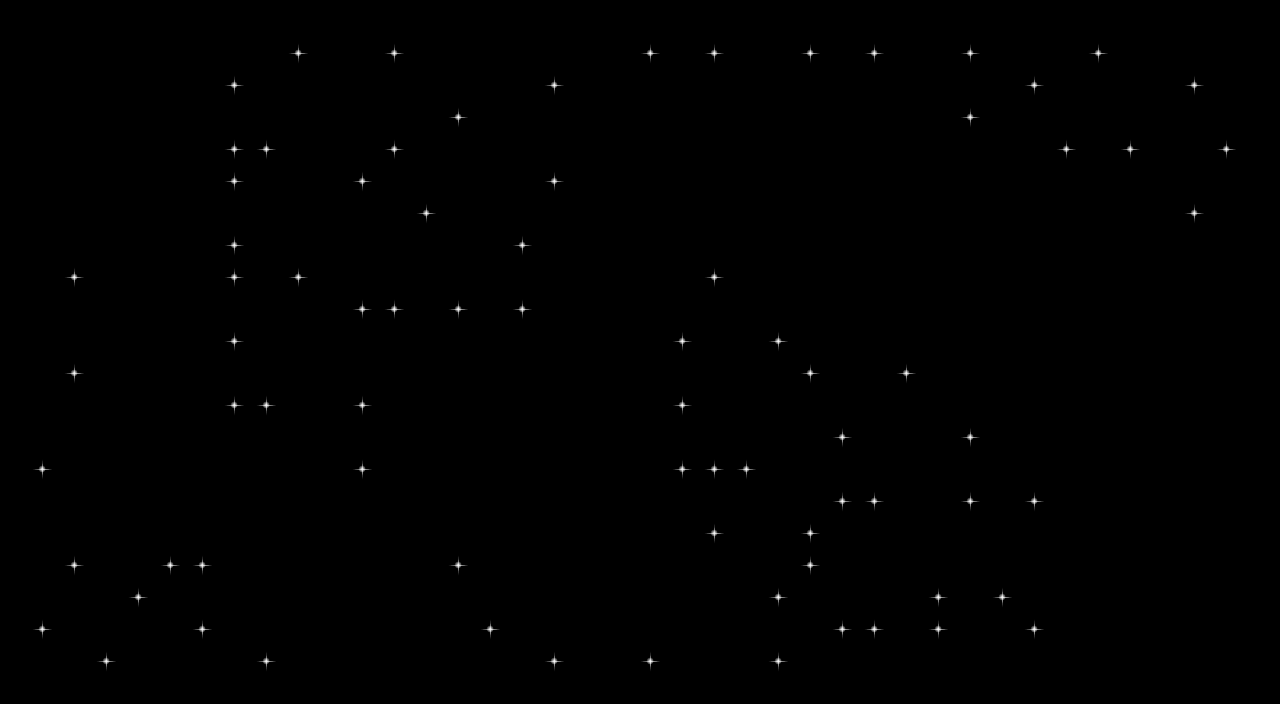

A level layout from a 2D game, rendered from its tile map. Below: a short description, then the map file with tile-grid data replaced by summaries:
An orthogonal 40x22 tile map with 32x32 px tiles, 5 tile layers (background, middleground1, middleground, middleground2, ...) and 90 objects.

<map version="1.0" orientation="orthogonal" renderorder="left-up" width="40" height="22" tilewidth="32" tileheight="32" nextobjectid="100">
 <tileset firstgid="1" name="tiles32" tilewidth="33" tileheight="33">
  <tile id="0">
   <image width="20" height="21" source="../Platformer/Base/Tiles32/particleStar.png" />
  </tile>
  <tile id="1">
   <image width="33" height="33" source="../Platformer/Base/Tree/black33.png" />
  </tile>
 </tileset>
 <layer name="background" width="40" height="22">
  <data>[880 cells, 880 non-empty, 1 distinct tile ids]</data>
 </layer>
 <layer name="middleground1" width="40" height="22">
  <data>[880 cells, 0 non-empty, 0 distinct tile ids]</data>
 </layer>
 <layer name="middleground" width="40" height="22">
  <data>[880 cells, 87 non-empty, 2 distinct tile ids]</data>
 </layer>
 <layer name="middleground2" width="40" height="22">
  <data>[880 cells, 0 non-empty, 0 distinct tile ids]</data>
 </layer>
 <layer name="foreground" width="40" height="22">
  <data>[880 cells, 0 non-empty, 0 distinct tile ids]</data>
 </layer>
 <objectgroup name="solid">
  <object id="4" x="24" y="105" width="73" height="14" />
  <object id="5" x="288" y="641" width="131" height="14" />
  <object id="6" x="522" y="554" width="120" height="16" />
  <object id="7" x="607" y="399" width="60" height="16" />
  <object id="8" x="702" y="209" width="95" height="15" />
  <object id="9" x="1143" y="638" width="116" height="26" />
 </objectgroup>
 <objectgroup name="wall" />
 <objectgroup name="teleport">
  <object id="98" x="46" y="31" width="39" height="25">
   <properties>
    <property name="start" value="true" />
   </properties>
  </object>
  <object id="99" x="1177" y="548" width="71" height="85">
   <properties>
    <property name="level" value="../Maps/hubworld.tmx" />
   </properties>
  </object>
 </objectgroup>
 <objectgroup name="objects" />
 <objectgroup name="death">
  <object id="1" x="1262" y="4" width="12" height="696" />
  <object id="2" x="2" y="2" width="12" height="698" />
  <object id="3" x="13" y="685" width="1248" height="13" />
  <object id="10" x="65" y="270" width="18" height="18" />
  <object id="11" x="65" y="365" width="18" height="18" />
  <object id="12" x="33" y="460" width="18" height="18" />
  <object id="13" x="65" y="557" width="18" height="18" />
  <object id="14" x="34" y="619" width="18" height="18" />
  <object id="15" x="98" y="653" width="18" height="18" />
  <object id="16" x="193" y="620" width="18" height="18" />
  <object id="17" x="129" y="589" width="18" height="18" />
  <object id="18" x="158" y="559" width="18" height="18" />
  <object id="19" x="193" y="559" width="18" height="18" />
  <object id="20" x="224" y="399" width="18" height="18" />
  <object id="21" x="258" y="397" width="18" height="18" />
  <object id="22" x="226" y="334" width="18" height="18" />
  <object id="23" x="225" y="269" width="18" height="18" />
  <object id="24" x="226" y="238" width="18" height="18" />
  <object id="25" x="225" y="173" width="18" height="18" />
  <object id="26" x="225" y="141" width="18" height="18" />
  <object id="27" x="258" y="140" width="18" height="18" />
  <object id="28" x="226" y="77" width="18" height="18" />
  <object id="29" x="290" y="46" width="18" height="18" />
  <object id="30" x="385" y="46" width="18" height="18" />
  <object id="31" x="450" y="111" width="18" height="18" />
  <object id="32" x="386" y="143" width="18" height="18" />
  <object id="33" x="353" y="171" width="18" height="18" />
  <object id="34" x="290" y="270" width="18" height="18" />
  <object id="35" x="356" y="302" width="18" height="18" />
  <object id="36" x="387" y="304" width="18" height="18" />
  <object id="37" x="418" y="206" width="18" height="18" />
  <object id="38" x="450" y="303" width="18" height="18" />
  <object id="39" x="513" y="302" width="18" height="18" />
  <object id="41" x="354" y="396" width="18" height="18" />
  <object id="42" x="354" y="462" width="18" height="18" />
  <object id="43" x="256" y="654" width="18" height="18" />
  <object id="44" x="449" y="558" width="18" height="18" />
  <object id="45" x="481" y="623" width="18" height="18" />
  <object id="46" x="544" y="654" width="18" height="18" />
  <object id="47" x="643" y="654" width="18" height="18" />
  <object id="48" x="770" y="590" width="18" height="18" />
  <object id="49" x="768" y="657" width="18" height="18" />
  <object id="50" x="706" y="527" width="18" height="18" />
  <object id="51" x="674" y="464" width="18" height="18" />
  <object id="52" x="706" y="462" width="18" height="18" />
  <object id="53" x="740" y="462" width="18" height="18" />
  <object id="54" x="675" y="399" width="18" height="18" />
  <object id="55" x="674" y="338" width="18" height="18" />
  <object id="56" x="704" y="272" width="18" height="18" />
  <object id="57" x="513" y="240" width="18" height="18" />
  <object id="58" x="548" y="175" width="18" height="18" />
  <object id="60" x="548" y="77" width="18" height="18" />
  <object id="61" x="641" y="44" width="18" height="18" />
  <object id="62" x="706" y="48" width="18" height="18" />
  <object id="63" x="804" y="47" width="18" height="18" />
  <object id="64" x="865" y="45" width="18" height="18" />
  <object id="66" x="961" y="110" width="18" height="18" />
  <object id="67" x="961" y="49" width="18" height="18" />
  <object id="68" x="1026" y="78" width="18" height="18" />
  <object id="69" x="1088" y="46" width="18" height="18" />
  <object id="70" x="1185" y="77" width="18" height="18" />
  <object id="71" x="1217" y="141" width="18" height="18" />
  <object id="72" x="1184" y="207" width="18" height="18" />
  <object id="73" x="1124" y="142" width="18" height="18" />
  <object id="74" x="1057" y="143" width="18" height="18" />
  <object id="77" x="766" y="332" width="18" height="18" />
  <object id="78" x="800" y="366" width="18" height="18" />
  <object id="79" x="897" y="364" width="18" height="18" />
  <object id="83" x="1025" y="496" width="18" height="18" />
  <object id="84" x="965" y="490" width="18" height="18" />
  <object id="85" x="958" y="438" width="18" height="18" />
  <object id="86" x="831" y="426" width="18" height="18" />
  <object id="87" x="869" y="491" width="18" height="18" />
  <object id="88" x="834" y="496" width="18" height="18" />
  <object id="89" x="803" y="523" width="18" height="18" />
  <object id="90" x="802" y="554" width="18" height="18" />
  <object id="91" x="834" y="628" width="18" height="18" />
  <object id="92" x="871" y="625" width="18" height="18" />
  <object id="93" x="927" y="625" width="18" height="18" />
  <object id="94" x="930" y="590" width="18" height="18" />
  <object id="95" x="994" y="589" width="18" height="18" />
  <object id="96" x="1025" y="622" width="18" height="18" />
 </objectgroup>
</map>
